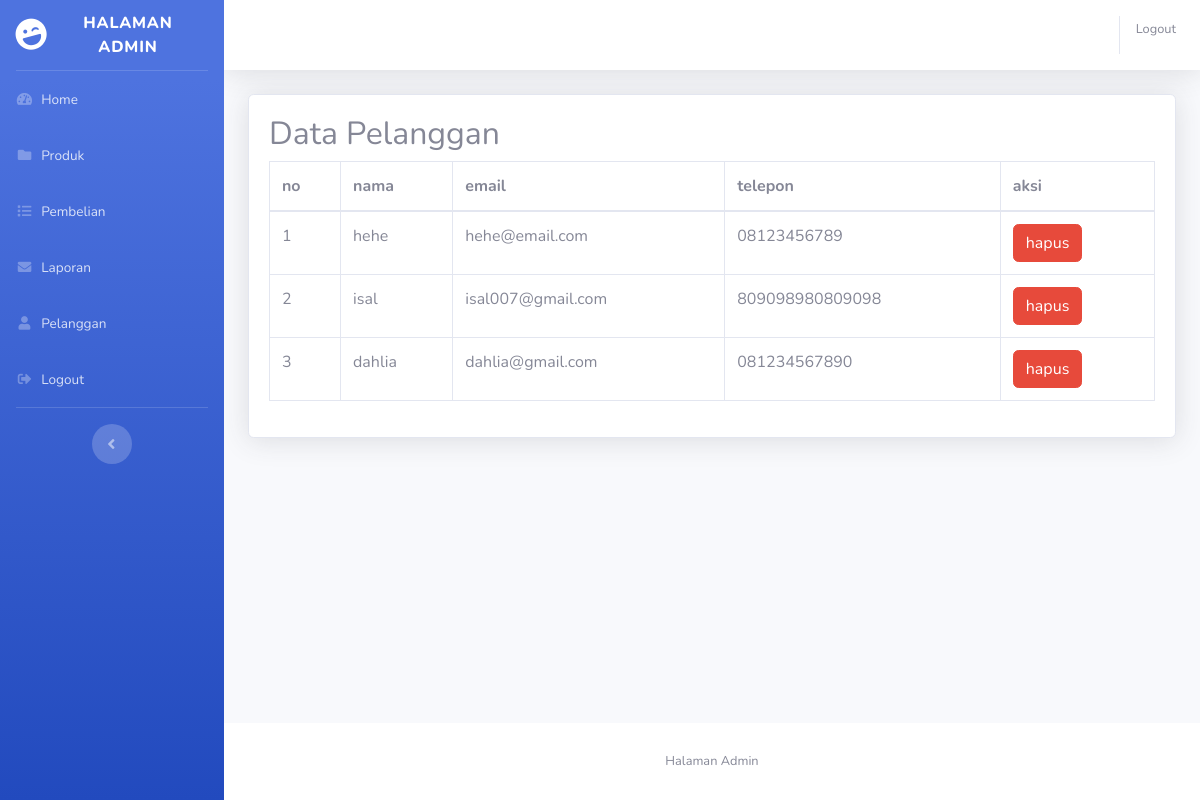
Page /admin/index.php?halaman=pelanggan (signed in) on the committed database.
### tables this page shows
CREATE TABLE IF NOT EXISTS `pelanggan` (
  `id_pelanggan` int(11) NOT NULL AUTO_INCREMENT,
  `email_pelanggan` varchar(50) NOT NULL,
  `password_pelanggan` varchar(20) NOT NULL,
  `nama_pelanggan` varchar(50) NOT NULL,
  `telepon_pelanggan` varchar(25) NOT NULL,
  `alamat_pelanggan` text NOT NULL,
  PRIMARY KEY (`id_pelanggan`)
);

### admin/pelanggan.php (the view)
<h2>Data Pelanggan</h2>
<table class="table table-bordered">
	<thead>
		<tr>
			<th>no</th>
			<th>nama</th>
			<th>email</th>
			<th>telepon</th>
			<th>aksi</th>
		</tr>
	</thead>
	<tbody>
		<?php $nomor=1; ?>
		<?php $ambil=$koneksi->query("SELECT * FROM pelanggan"); ?>
		<?php while($pecah = $ambil->fetch_assoc()){ ?>
		<tr>
			<td><?php echo $nomor; ?></td>
			<td><?php echo $pecah['nama_pelanggan']; ?></td>
			<td><?php echo $pecah['email_pelanggan']; ?></td>
			<td><?php echo $pecah['telepon_pelanggan']; ?></td>
			<td>
				<a href="index.php?halaman=hapus&id=<?php echo $pecah['id_pelanggan']; ?>" class="btn btn-danger">hapus</a>
			</td>
		</tr>
		<?php $nomor++; ?>
	<?php } ?>
	</tbody>
	</table>

### rows in the picture
pelanggan: nama_pelanggan "hehe", email_pelanggan "hehe@email.com", telepon_pelanggan "08123456789"
pelanggan: nama_pelanggan "isal", email_pelanggan "isal007@gmail.com", telepon_pelanggan "809098980809098"
pelanggan: nama_pelanggan "dahlia", email_pelanggan "dahlia@gmail.com", telepon_pelanggan "081234567890"
